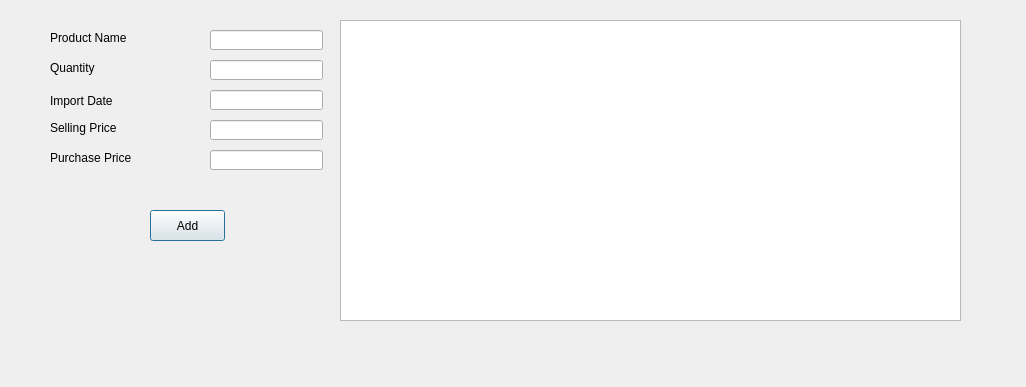
<?xml version="1.0" encoding="UTF-8"?>
<ui version="4.0">
 <class>AddItem</class>
 <widget class="QDialog" name="AddItem">
  <property name="windowModality">
   <enum>Qt::WindowModality::WindowModal</enum>
  </property>
  <property name="geometry">
   <rect>
    <x>0</x>
    <y>0</y>
    <width>1026</width>
    <height>387</height>
   </rect>
  </property>
  <property name="windowTitle">
   <string>Add an Item</string>
  </property>
  <property name="inputMethodHints">
   <set>Qt::InputMethodHint::ImhExclusiveInputMask</set>
  </property>
  <widget class="QPushButton" name="btnAdd">
   <property name="geometry">
    <rect>
     <x>150</x>
     <y>210</y>
     <width>75</width>
     <height>31</height>
    </rect>
   </property>
   <property name="font">
    <font>
     <pointsize>9</pointsize>
    </font>
   </property>
   <property name="text">
    <string>Add</string>
   </property>
  </widget>
  <widget class="QLabel" name="label">
   <property name="geometry">
    <rect>
     <x>50</x>
     <y>30</y>
     <width>121</width>
     <height>16</height>
    </rect>
   </property>
   <property name="font">
    <font>
     <pointsize>9</pointsize>
    </font>
   </property>
   <property name="text">
    <string>Product Name</string>
   </property>
  </widget>
  <widget class="QLineEdit" name="txtName">
   <property name="geometry">
    <rect>
     <x>210</x>
     <y>30</y>
     <width>113</width>
     <height>20</height>
    </rect>
   </property>
   <property name="font">
    <font>
     <pointsize>9</pointsize>
    </font>
   </property>
  </widget>
  <widget class="QLineEdit" name="txtQuantity">
   <property name="geometry">
    <rect>
     <x>210</x>
     <y>60</y>
     <width>113</width>
     <height>20</height>
    </rect>
   </property>
   <property name="font">
    <font>
     <pointsize>9</pointsize>
    </font>
   </property>
  </widget>
  <widget class="QLabel" name="label_2">
   <property name="geometry">
    <rect>
     <x>50</x>
     <y>60</y>
     <width>121</width>
     <height>16</height>
    </rect>
   </property>
   <property name="font">
    <font>
     <pointsize>9</pointsize>
    </font>
   </property>
   <property name="text">
    <string>Quantity</string>
   </property>
  </widget>
  <widget class="QLineEdit" name="txtDOP">
   <property name="geometry">
    <rect>
     <x>210</x>
     <y>90</y>
     <width>113</width>
     <height>20</height>
    </rect>
   </property>
   <property name="font">
    <font>
     <pointsize>9</pointsize>
    </font>
   </property>
  </widget>
  <widget class="QLabel" name="label_4">
   <property name="geometry">
    <rect>
     <x>50</x>
     <y>90</y>
     <width>121</width>
     <height>21</height>
    </rect>
   </property>
   <property name="font">
    <font>
     <pointsize>9</pointsize>
    </font>
   </property>
   <property name="text">
    <string>Import Date</string>
   </property>
  </widget>
  <widget class="QLineEdit" name="txtSellingPrice">
   <property name="geometry">
    <rect>
     <x>210</x>
     <y>120</y>
     <width>113</width>
     <height>20</height>
    </rect>
   </property>
   <property name="font">
    <font>
     <pointsize>9</pointsize>
    </font>
   </property>
  </widget>
  <widget class="QLabel" name="label_6">
   <property name="geometry">
    <rect>
     <x>50</x>
     <y>120</y>
     <width>121</width>
     <height>16</height>
    </rect>
   </property>
   <property name="font">
    <font>
     <pointsize>9</pointsize>
    </font>
   </property>
   <property name="text">
    <string>Selling Price</string>
   </property>
  </widget>
  <widget class="QLineEdit" name="txtPurchasePrice">
   <property name="geometry">
    <rect>
     <x>210</x>
     <y>150</y>
     <width>113</width>
     <height>20</height>
    </rect>
   </property>
   <property name="font">
    <font>
     <pointsize>9</pointsize>
    </font>
   </property>
  </widget>
  <widget class="QLabel" name="label_7">
   <property name="geometry">
    <rect>
     <x>50</x>
     <y>150</y>
     <width>121</width>
     <height>16</height>
    </rect>
   </property>
   <property name="font">
    <font>
     <pointsize>9</pointsize>
    </font>
   </property>
   <property name="text">
    <string>Purchase Price</string>
   </property>
  </widget>
  <widget class="QLabel" name="lblInfo">
   <property name="geometry">
    <rect>
     <x>120</x>
     <y>190</y>
     <width>141</width>
     <height>16</height>
    </rect>
   </property>
   <property name="text">
    <string/>
   </property>
  </widget>
  <widget class="QTableView" name="tableView">
   <property name="geometry">
    <rect>
     <x>340</x>
     <y>20</y>
     <width>621</width>
     <height>301</height>
    </rect>
   </property>
  </widget>
 </widget>
 <resources/>
 <connections/>
</ui>
